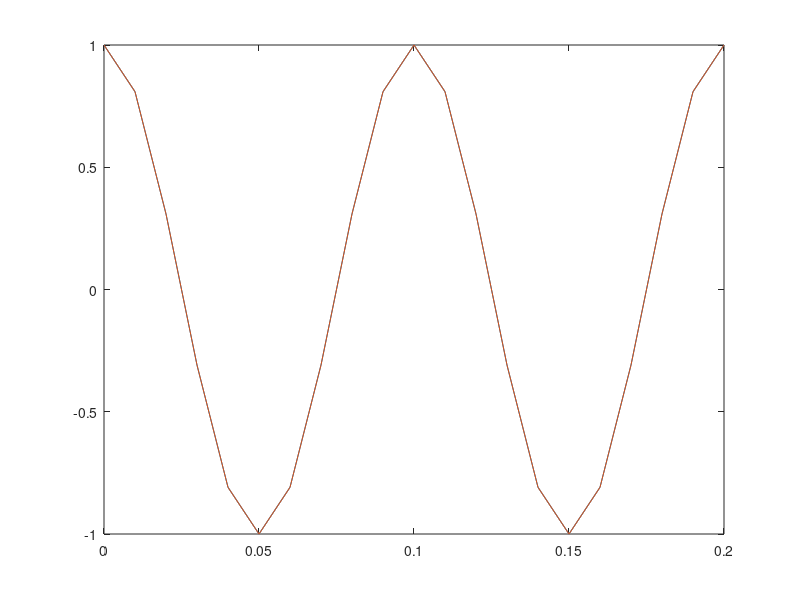

The MATLAB source for this figure:
close all
f1 = 90;
fs = 500;
n = 0:100;
n_unif = n(1:5:end);
%% 
N = 10000;
tensor_90 = zeros(2,length(n_unif),N);
for nn = 1:N
    rand_idx = sort(randperm(length(n),length(n_unif)));
    n_rand = n(rand_idx);
    t_rand = n_rand/fs;
    a_rand = cos(2*pi*f1*t_rand);
    tensor_90(1,:,nn) = n_rand;
    tensor_90(2,:,nn) = a_rand;
end
a_unif_90 = cos(2*pi*f1*n_unif/fs);
plot(n_unif/fs,a_unif_90)
%%
f1 = 110;
N = 10000;
tensor_110 = zeros(2,length(n_rand),N);
for nn = 1:N
    rand_idx = sort(randperm(length(n),length(n_unif)));
    n_rand = n(rand_idx);
    t_rand = n_rand/fs;
    a_rand = cos(2*pi*f1*t_rand);
    tensor_110(1,:,nn) = n_rand;
    tensor_110(2,:,nn) = a_rand;
end
hold on
a_unif_110 = cos(2*pi*f1*n_unif/fs);
plot(n_unif/fs,a_unif_110)
%%
matrix_90 = reshape(tensor_90,2*length(n_unif),N)';
matrix_110 = reshape(tensor_110,2*length(n_unif),N)';
data_matrix = [matrix_90;matrix_110];
labels = [zeros(N,1) ; ones(N,1)];
save('data.mat',"data_matrix")
save('labels.mat',"labels")
